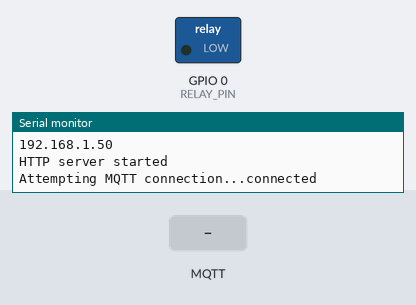
Simulated run of this sketch. Board: ESP8266 (NodeMCU). On the bench: switched loads named in the sketch (green lamp = pin HIGH), the last lines printed to the serial monitor. Inputs (shaded band) come from the test bench. WiFi joins after 1.5 s; servers stay silent unless stated; no MQTT or app messages arrive unless stated.

Above: at 2.7 s.
2.8 s: MQTT message "0" arrives on the first subscribed topic
At 3.7 s:
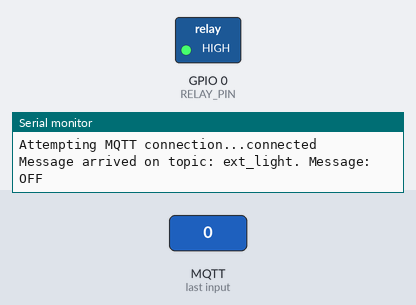
4.3 s: MQTT message "1" arrives on the first subscribed topic
At 4.8 s:
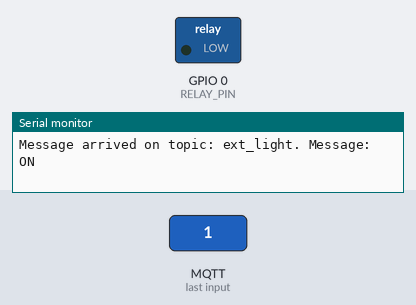
Timing chart, 0 to 7.3 s (numbered marks = the images above; inputs shaded):
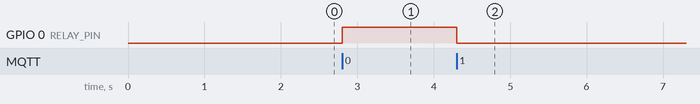

Measured:
- after the input at 2.8 s, GPIO 0 (RELAY_PIN): LOW → HIGH at once
- after the input at 4.3 s, GPIO 0 (RELAY_PIN): HIGH → LOW at once

The sketch:

mqttrelay.ino
```cpp
#include <ESP8266WiFi.h>
#include <ESP8266WebServer.h>
#include <PubSubClient.h>

// Replace the next variables with your SSID/Password combination
const char* ssid        = "Keenetic-0079" ;
const char* password    = "yoHwLp6B" ;
const char* mqtt_server = "192.168.1.54";
const char* mqtt_topic  = "ext_light" ;
int mqtt_port           = 1883 ;
const char* mqtt_client = "OuterLightClient" ;

String httpPage ;

ESP8266WebServer  httpServer(80) ;
WiFiClient espClient ;
PubSubClient client(espClient) ;

void handleRoot() ;              // function prototypes for HTTP handlers
void handleNotFound() ;

const int RELAY_PIN         = 0 ;

void setup()
{

    pinMode(RELAY_PIN, OUTPUT) ;

    Serial.begin(115200) ;

    setup_wifi() ;
    client.setServer(mqtt_server, mqtt_port ) ;
    client.setCallback( callback ) ;

    httpServer.on("/", handleRoot) ;               // Call the 'handleRoot' function when a client requests URI "/"
    httpServer.onNotFound(handleNotFound) ;        // When a client requests an unknown URI (i.e. something other than "/"), call function "handleNotFound"
    httpServer.begin() ;                           // Actually start the server
    Serial.println("HTTP server started") ;
}

void setup_wifi()
{
  delay(10) ;
  // We start by connecting to a WiFi network
  Serial.println() ;
  Serial.print("Connecting to ") ;
  Serial.println(ssid) ;

  WiFi.begin(ssid, password) ;

  while (WiFi.status() != WL_CONNECTED)
  {
    delay(500) ;
    Serial.print(".") ;
  }

  Serial.println("") ;
  Serial.println("WiFi connected") ;
  Serial.println("IP address: ") ;
  Serial.println(WiFi.localIP()) ;
}

void loop()
{
  if (!client.connected())
  {
    reconnect() ;
  }
  client.loop() ;
  // Handle HTTP requests
  httpServer.handleClient() ;
}

void reconnect()
{
  // Loop until we're reconnected
  while (!client.connected())
  {
    Serial.print("Attempting MQTT connection...") ;
    // Attempt to connect
    if (client.connect(mqtt_client))
    {
      Serial.println("connected") ;
      // Subscribe
      client.subscribe(mqtt_topic) ;
    }
    else
    {
      Serial.print("failed, rc=") ;
      Serial.print(client.state()) ;
      Serial.println(" try again in 5 seconds") ;
      // Wait 5 seconds before retrying
      delay(5000) ;
    }
  }
}

void callback( char* topic, byte* message, unsigned int length )
{
  String Topic( topic ) ;
  Serial.print("Message arrived on topic: ") ;
  Serial.print(topic) ;
  httpPage = "ESP01 Mqtt_Relay\n" ;
  if (length>0)
  {
    //if (Topic.compareTo(mqtt_topic)==0)
    //{
      if (message[0]=='0')
      {
        digitalWrite(RELAY_PIN, HIGH) ;   // turn the LED on (HIGH is the voltage level)
        Serial.println(". Message: OFF") ;
        httpPage += "Light Off\n" ;
      }
      else
      {
        digitalWrite(RELAY_PIN, LOW) ;   // turn the LED on (HIGH is the voltage level)
        Serial.println(". Message: ON") ;
        httpPage += "Light On\n" ;
      }
    //}
  }
}

void handleRoot()
{
    httpServer.send(200, "text/plain", httpPage ) ;   // Send HTTP status 200 (Ok) and send some text to the browser/client
}

void handleNotFound()
{
    httpServer.send(404, "text/plain", "404: Not found") ; // Send HTTP status 404 (Not Found) when there's no handler for the URI in the request
}
```
